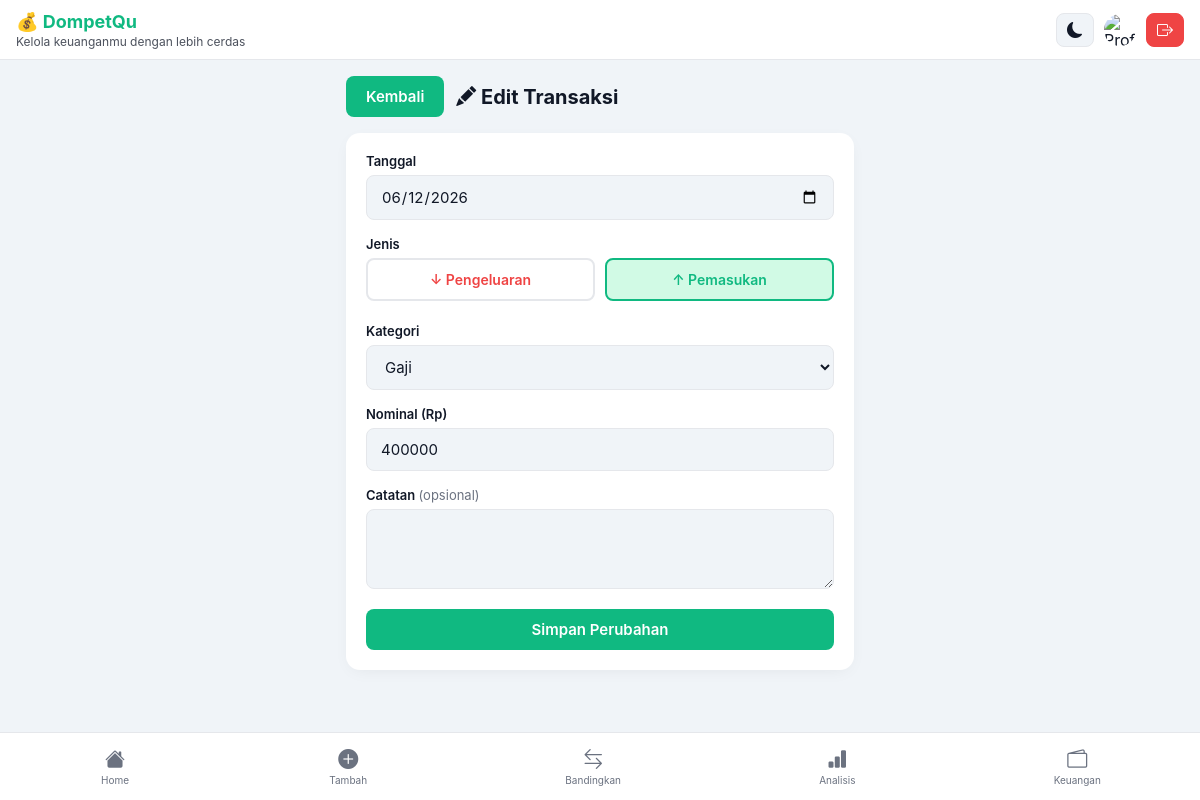
The page /edit/45 (signed in) on the database its author committed.
### tables this page shows
CREATE TABLE transaksi (
        id INTEGER PRIMARY KEY AUTOINCREMENT,
        tanggal TEXT NOT NULL,
        jenis TEXT NOT NULL,
        kategori TEXT NOT NULL,
        nominal INTEGER NOT NULL,
        catatan TEXT
    , user_id INTEGER);

CREATE TABLE kategori (
            id INTEGER PRIMARY KEY AUTOINCREMENT,
            nama TEXT NOT NULL,
            user_id INTEGER
        );

### routes/transaksi.py (the view, shortened to what this page needs)
@transaksi.route("/edit/<int:id>", methods=["GET", "POST"])
def edit(id):
    if "login" not in session:
        return redirect("/login")
    data = ambil_transaksi_by_id(session["user_id"], id)
    if not data:
        return redirect("/")
    from_calendar = request.form.get(
    "from_calendar",
    ""
    )
    bulan_filter = request.form.get(
        "bulan_filter",
        ""
    )
    kategori = ambil_kategori(session["user_id"])
    return render_template("edit.html", t=data, kategori=kategori, from_calendar=from_calendar, bulan_filter=bulan_filter)

### app.py (called while the page is built)
@app.context_processor
def inject_user():
    return {
        "current_user": session.get("username")
    }

### database/db.py (called while the page is built)
def ambil_transaksi_by_id(
    user_id,
    id
):
    conn = sqlite3.connect(DB_PATH)
    cursor = conn.cursor()
    cursor.execute("""
    SELECT *
    FROM transaksi
    WHERE id=?
    AND user_id=?
    """, (
        id,
        user_id
    ))
    data = cursor.fetchone()
    conn.close()
    return data

def ambil_kategori(user_id):
    conn = sqlite3.connect(DB_PATH)
    cursor = conn.cursor()
    cursor.execute("""
    SELECT *
    FROM kategori
    WHERE user_id = ?
    ORDER BY nama
    """, (user_id,))
    data = cursor.fetchall()
    conn.close()
    return data

### templates/edit.html (shortened to what this page needs)
{% extends "base.html" %}
{% block content %}
<div class="page-header">
  {% if from_calendar %}
<a href="/analisis?bulan={{ bulan_filter }}&open_date={{ from_calendar }}"
   class="btn">
    Kembali
</a>
{% else %}
<a href="/" class="btn">
    Kembali
</a>
{% endif %}
  <h1><i class="bi bi-pencil-fill"></i> Edit Transaksi</h1>
</div>
<div class="card">
  <form method="POST">
    <div class="form-group">
      <label>Tanggal</label>
      <input type="date" name="tanggal" value="{{ t[1] }}" required>
    </div>
    <div class="form-group">
      <label>Jenis</label>
      <div class="jenis-toggle">
        <label class="jenis-opt">
          <span class="jenis-label expense">↓ Pengeluaran</span>
        </label>
        <label class="jenis-opt">
          <span class="jenis-label income">↑ Pemasukan</span>
        </label>
      </div>
    </div>
    <div class="form-group">
      <label>Kategori</label>
      <select name="kategori">
        {% for k in kategori %}
        <option value="{{ k[1] }}" {% if k[1] == t[3] %}selected{% endif %}>{{ k[1] }}</option>
        {% endfor %}
      </select>
    </div>
    <div class="form-group">
      <label>Nominal (Rp)</label>
      <input type="number" name="nominal" value="{{ t[4] }}" min="0" required>
    </div>
    <div class="form-group">
      <label>Catatan <span class="optional">(opsional)</span></label>
      <textarea name="catatan">{{ t[5] or '' }}</textarea>
    </div>
    <button class="btn btn-full" type="submit">Simpan Perubahan</button>
  </form>
</div>
{% endblock %}

### static/css/style.css (style rules this page uses)
:root { --primary: #10b981; --primary-dark: #059669; --danger: #ef4444; --warning: #f59e0b; --info: #3b82f6; --success: #10b981; --bg: #f0f4f8; --card-bg: #ffffff; --text: #111827; --muted: #6b7280; --border: #e5e7eb; --radius: 14px; --radius-sm: 8px; --nav-h: 60px; --bottom-nav-h: 68px; }
*, *::before, *::after { box-sizing: border-box; }
body { font-family: -apple-system, BlinkMacSystemFont, "Segoe UI", Roboto, sans-serif; background: var(--bg); color: var(--text); margin: 0; padding: 0; min-height: 100vh; transition: background .3s, color .3s; }
a { color: inherit; text-decoration: none; }
input, select, textarea, button { font-family: inherit; }
h1, h2, h3 { margin: 0 0 8px; }
.card { background: var(--card-bg); border-radius: var(--radius); padding: 20px; margin-bottom: 16px; box-shadow: 0 1px 4px rgba(0,0,0,.07); transition: background .3s; }
.form-group { margin-bottom: 16px; }
.form-group label { display: block; font-size: 13px; font-weight: 600; margin-bottom: 6px; color: var(--text); }
.optional { font-weight: 400; color: var(--muted); }
.form-group input, .form-group select, .form-group textarea { width: 100%; padding: 11px 14px; border: 1.5px solid var(--border); border-radius: var(--radius-sm); font-size: 15px; background: var(--bg); color: var(--text); transition: border-color .2s; }
.form-group textarea { resize: vertical; min-height: 80px; }
.jenis-toggle { display: flex; gap: 10px; }
.jenis-opt { flex: 1; cursor: pointer; }
.jenis-label { display: block; text-align: center; padding: 11px; border-radius: var(--radius-sm); border: 2px solid var(--border); font-weight: 600; font-size: 14px; transition: all .2s; }
.jenis-label.expense { color: var(--danger); }
.jenis-label.income { color: var(--primary); }
.jenis-opt input:checked + .jenis-label.income { background: #d1fae5; border-color: var(--primary); color: var(--primary); }
.btn { display: inline-block; background: var(--primary); color: white; padding: 11px 20px; border-radius: var(--radius-sm); border: none; cursor: pointer; font-size: 15px; font-weight: 600; text-align: center; transition: background .2s, transform .1s; text-decoration: none; }
.btn-full { width: 100%; display: block; }
.page-header { display: flex; align-items: center; gap: 12px; margin-bottom: 16px; }
.page-header h1 { font-size: 20px; margin: 0; }
.card { box-shadow: 0 4px 18px -6px rgba(0, 0, 0, 0.08); }

### rows shown on the page
transaksi: tanggal "06/12/2026", kategori "Gaji", nominal "400000"
